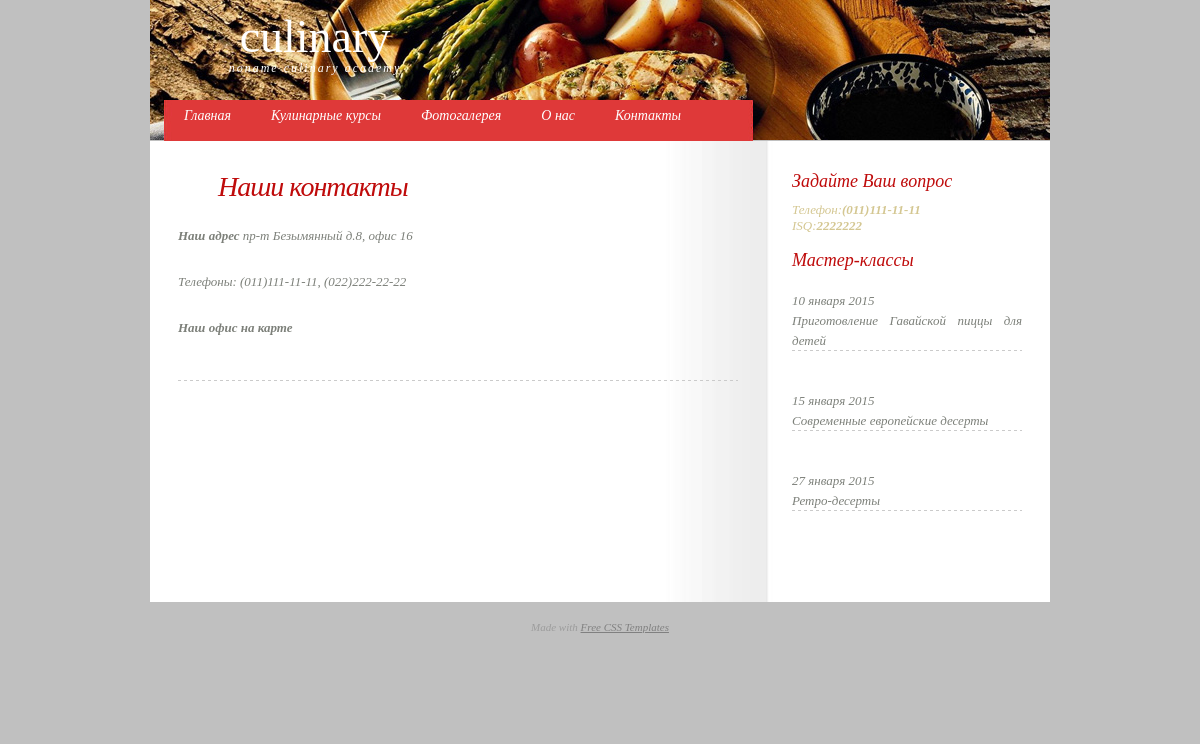
/index.php?page=contacts, run on the app's committed database.
### tables this page shows
CREATE TABLE "pages" (
  "page_id" text NOT NULL,
  "title" text NOT NULL,
  "keywords" text NOT NULL,
  "description" text NOT NULL,
  "text" text NOT NULL
);

### inc/header.php (called while the page is built, shortened)
<?php
    require_once ("inc/lib.inc.php");
    require_once ("inc/connectedDB.php");
    if (!empty($_GET['page']))
        $page = clearStr($_GET['page']);
    if ($connectDB){
        $pageContent = getPageContent($page);
    }
?>

### inc/connectedDB.php (called while the page is built, shortened)
<?php
    $connectDB = new SQLite3("databases/".DB_NAME);
    function getPageContent($page){
        global $connectDB;
        $sql = "SELECT title, keywords, description, text FROM pages WHERE page_id = '$page'";
        if (!$result = $connectDB->query($sql))
            return false;
        $pageContent = $result->fetchArray(SQLITE3_ASSOC);
        return $pageContent;
    }
?>

### index.php (the view, shortened to what this page needs)
<?php
    require_once("inc/header.php");
    require_once("inc/meta.php");
?>
<div id="wrapper">
  <div id="header">
    <div id="logo">
      <h1><a href="#">Culinary</a></h1>
      <h2><span>Noname Culinary Academy</span></h2>
    </div>
  </div>
  <div id="menu">
  </div>
  <div id="page">
    <div id="page-bgtop">
      <div id="content">
        <div class="post">
          <h2 class="title"><?php echo $pageContent['title']?></h2>
          <div class="entry">
            <?php echo $pageContent['text']?>
          </div>
        </div>
      </div>
      <div id="sidebar">
        <?php require_once("inc/sidebar.php");?>
      </div>
      <div style="clear: both; height: 1px"></div>
    </div>
  </div>
  <div id="footer">
    <?php require_once("inc/footer.php");?>
  </div>
</div>
</body>
</html>

### default.css (style rules this page uses)
* { margin: 0; padding: 0; }
body { margin: 0px; background: #C0C0C0; text-align: justify; font-family: Georgia, "Times New Roman", Times, serif; font-size: 13px; font-style: italic; color: #7D807A; }
h1, h2, h3 { color: #AA2808; }
p, blockquote, ul, ol { margin-bottom: 20px; line-height: 2em; }
a { text-decoration: underline; color: #E14949; }
#header { width: 900px; height: 140px; margin: 0 auto; background: url(images/top_1.jpg) no-repeat left top; }
#logo { float: left; width: 270px; height: 70px; margin: 0px; padding-left: 30px; text-align: center; }
#logo h1 { margin: 0; padding: 10px 0px 0px 0px; text-transform: lowercase; font: normal 46px Georgia, "Times New Roman", Times, serif; }
#logo h2 { margin: -2px 0 0 0; padding: 0; text-transform: lowercase; letter-spacing: 2px; font-size: 12px; font-weight: normal; font-style: italic; color: #FFFFFF; }
#logo a { text-decoration: none; color: #FFFFFF; }
#menu { width: 872px; height: 41px; margin: 0 auto; margin-top: -40px; padding: 0px 0px 0px 0px; background: url(images/img02_2.jpg) no-repeat left top; }
#page { width: 844px; margin: 0 auto; padding: 0px 28px; background: #FFFFFF url(images/img05.jpg) repeat-y left top; }
#content { float: left; width: 560px; padding-top: 30px; }
.post { background: url(images/img04.gif) repeat-x left bottom; margin: 0px 0px 30px 0px; }
.post .title { margin: 0px; color: #BF0B0B; padding: 0px 0px 0px 40px; letter-spacing: -1px; text-decoration: none; font-family: Georgia, "Times New Roman", Times, serif; font-size: 28px; font-weight: normal; font-style: italic; color: #BF0B0B; }
.post .entry { padding: 20px 0px; }
#sidebar { float: right; width: 230px; margin: 20px 0px; padding: 10px 0px 30px 30px; }
#footer { width: 960px; height: 100px; margin: 0 auto; padding: 14px 0px 0px 0px; background: url(images/img04.jpg) no-repeat left top; color: #9C9C9C; }

### data on the page
pages: title "Наши контакты", text "Наш адрес пр-т Безымянный д.8, офис 16 Телефоны: (011)111-11-11, (022)222-22-22 Наш офис на карте"

### other printed values
$item['link'] "Главная"
$item['link'] "Кулинарные курсы"
$item['link'] "Фотогалерея"
$item['link'] "О нас"
$item['link'] "Контакты"
